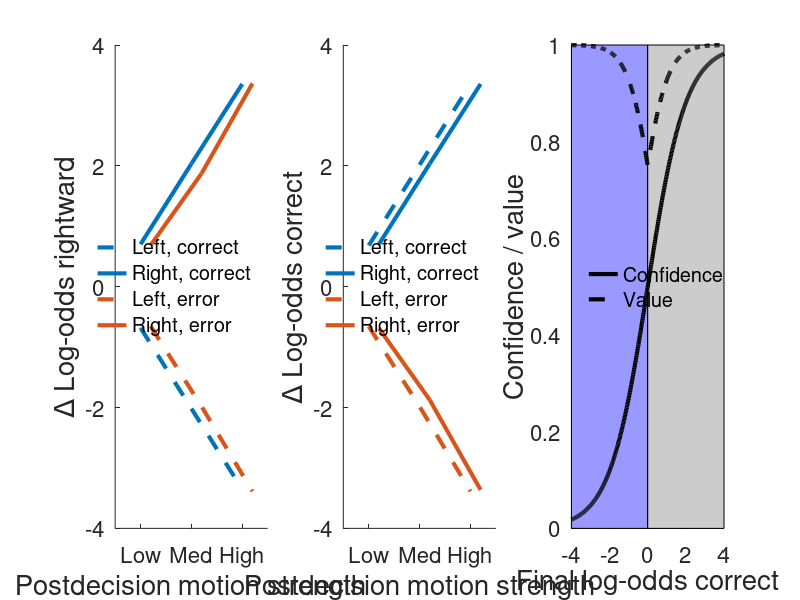

Here is the MATLAB script that generated this plot:
% Simulation of Bayesian change of mind model
% Reproduces Figure 1 in Fleming, van der Putten & Daw
%
% Steve Fleming stephen.fleming@ucl.ac.uk 2017

clear all
close all

ntrials = 10000;  % N trials per condition
k1 = 4; % mapping from coherence to evidence 
m = 0; % choice bias
coh = linspace(0.1,0.5,3); % coherence values 

% Likelihood distributions marginalizing coherence
muT = sum(k1.*coh)/3;
varT = (sum((k1.*coh - muT).^2)./3) + 1;

% Simulate trials
for pre = 1:length(coh)
    for post = 1:length(coh)
        
        theta1 = coh(pre);
        theta2 = coh(post);
        
        for i = 1:ntrials
            
            s = rand;
            if s < 0.5 
                d(i) = -1;
            else
                d(i) = 1;
            end
            
            x1 = normrnd(d(i)*k1*theta1, 1);
            x2 = normrnd(d(i)*k1*theta2, 1);
            
            if x1 > m
                a = 1;
            else
                a = 0;
            end
            
            if (d(i) == 1 & a == 1) | (d(i) == -1 & a == 0)
                acc(i) = 1;
            else
                acc(i) = 0;
            end
            
            % Compute log-odds of d=1 (rightward motion) marginalizing over thetas
            LORpre(i) = (2*muT*x1)/varT;
            LORpost(i) = (2*muT*x2)/varT;
            LORtotal(i) = LORpre(i) + LORpost(i);
            
            % Change in coordinate frame for LO correct
            if a == 1
                LOCpre(i) = LORpre(i);
                LOCpost(i) = LORpost(i);
                LOCtotal(i) = LORtotal(i);
            else
                LOCpre(i) = -LORpre(i);
                LOCpost(i) = -LORpost(i);
                LOCtotal(i) = -LORtotal(i);
            end
            
        end
        % Mean change in log-odds induced by post-decision evidence split
        % by correct/error, and right/left motion direction
        mean_LORpost_cor_R(pre,post) = mean(LORpost(acc == 1 & d == 1));
        mean_LORpost_err_R(pre,post) = mean(LORpost(acc == 0 & d == 1));
        mean_LORpost_cor_L(pre,post) = mean(LORpost(acc == 1 & d == -1));
        mean_LORpost_err_L(pre,post) = mean(LORpost(acc == 0 & d == -1));
        mean_LOCpost_cor_R(pre,post) = mean(LOCpost(acc == 1 & d == 1));
        mean_LOCpost_err_R(pre,post) = mean(LOCpost(acc == 0 & d == 1));
        mean_LOCpost_cor_L(pre,post) = mean(LOCpost(acc == 1 & d == -1));
        mean_LOCpost_err_L(pre,post) = mean(LOCpost(acc == 0 & d == -1));

        mean_LOCcollapse_cor(pre,post) = mean(LOCpost(acc == 1));
        mean_LOCcollapse_err(pre,post) = mean(LOCpost(acc == 0));
    end
end

% % get means of columns to average over pre
post_LORacc = [mean(mean_LORpost_cor_L) mean(mean_LORpost_cor_R) mean(mean_LORpost_err_L) mean(mean_LORpost_err_R)];
post_LOCacc = [mean(mean_LOCpost_cor_L) mean(mean_LOCpost_cor_R) mean(mean_LOCpost_err_L) mean(mean_LOCpost_err_R)];

%% Summary figures collapsing over levels of pre coherence
c.cor =  [0 0.45 0.74];
c.err =  [0.85 0.33 0.10];

h1 = figure;
set(gcf, 'Position', [400 400 1200 300])
subplot(1,3,1)
plot([1 2 3], post_LORacc(1:3), 'Color', c.cor, 'LineStyle', '--', 'LineWidth', 3)
hold on
plot([1 2 3], post_LORacc(4:6), 'Color', c.cor, 'LineWidth', 3)
plot([1 2 3]+0.2, post_LORacc(7:9), 'Color', c.err, 'LineStyle', '--', 'LineWidth', 3)
plot([1 2 3]+0.2, post_LORacc(10:12), 'Color', c.err, 'LineWidth', 3)
set(gca, 'XLim', [0.5 3.5], 'XTick', [1 2 3], 'XTickLabel', {'Low', 'Med', 'High'}, 'FontSize', 16);
xlabel('Postdecision motion strength','FontSize',20);
ylabel('\Delta Log-odds rightward','FontSize',20)
legend('Left, correct', 'Right, correct', 'Left, error', 'Right, error', 'Location', 'East')
legend boxoff
box off

subplot(1,3,2)
plot([1 2 3], post_LOCacc(1:3), 'Color', c.cor, 'LineStyle', '--', 'LineWidth', 3)
hold on
plot([1 2 3]+0.2, post_LOCacc(4:6), 'Color', c.cor, 'LineWidth', 3)
plot([1 2 3], post_LOCacc(7:9), 'Color', c.err, 'LineStyle', '--', 'LineWidth', 3)
plot([1 2 3]+0.2, post_LOCacc(10:12), 'Color', c.err, 'LineWidth', 3)
set(gca, 'XLim', [0.5 3.5], 'XTick', [1 2 3], 'XTickLabel', {'Low', 'Med', 'High'}, 'FontSize', 16);
xlabel('Postdecision motion strength','FontSize',20);
ylabel('\Delta Log-odds correct','FontSize',20)
legend('Left, correct', 'Right, correct', 'Left, error', 'Right, error', 'Location', 'East')
legend boxoff
box off

% Confidence and value, show nonlinear transform from log-odds correct
baseLOC = linspace(-4,4,500);
conf = 1./(1+exp(-baseLOC));
acc = conf > 0.5;
qsr = 1-((acc - conf).^2);
subplot(1,3,3)
plot(baseLOC, conf, 'k', 'LineWidth', 3)
hold on
plot(baseLOC, qsr, 'k--', 'LineWidth', 3)
set(gca, 'FontSize', 16, 'XLim', [min(baseLOC) max(baseLOC)]);
xlabel('Final log-odds correct','FontSize',20);
ylabel('Confidence / value','FontSize',20)
fill([min(baseLOC) 0 0 min(baseLOC)], [0 0 1 1],[0.6 0.6 1]);
fill([0 max(baseLOC) max(baseLOC) 0], [0 0 1 1],[0.8 0.8 0.8]);
plot(baseLOC, conf, 'k', 'LineWidth', 3)
plot(baseLOC, qsr, 'k--', 'LineWidth', 3)
box off
legend('Confidence', 'Value', 'Location', 'West')
legend boxoff
